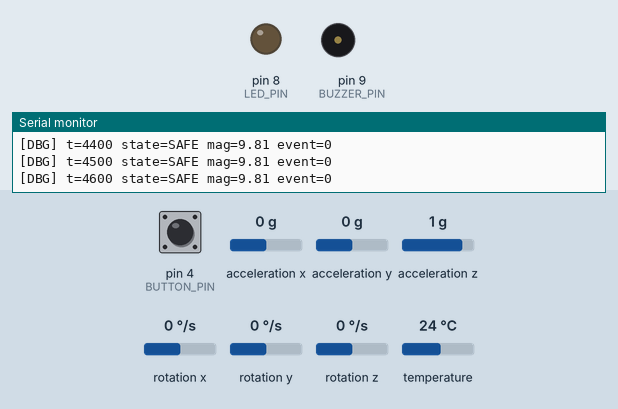
Recording of a sketch running on a simulated Arduino Uno, built with avr-gcc and run on an emulated ATmega328P. On the bench: output pins drawn as LEDs (lit = HIGH), buzzer (waves = sounding), the last lines printed to the serial monitor. The inputs (shaded band) are chosen by the test bench; at power-on: pin 4 (BUTTON_PIN) HIGH, acceleration x 0 g, acceleration y 0 g, acceleration z 1 g, rotation x 0 °/s, rotation y 0 °/s, rotation z 0 °/s, temperature 24 °C.

Above: at 4.7 s.
4.8 s: pin 4 (BUTTON_PIN) pulled LOW for 3.2 s
At 8.4 s:
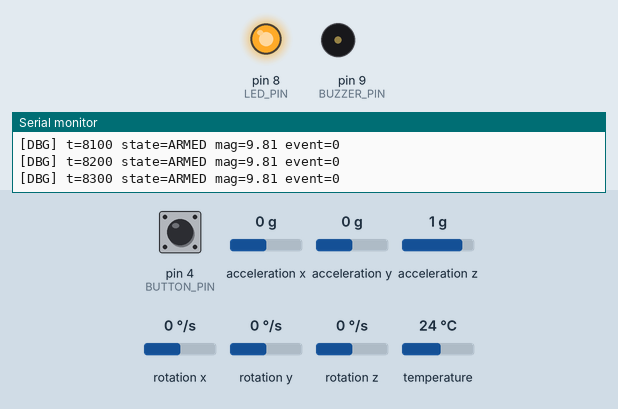
9.5 s: pin 4 (BUTTON_PIN) driven LOW
At 12.55 s:
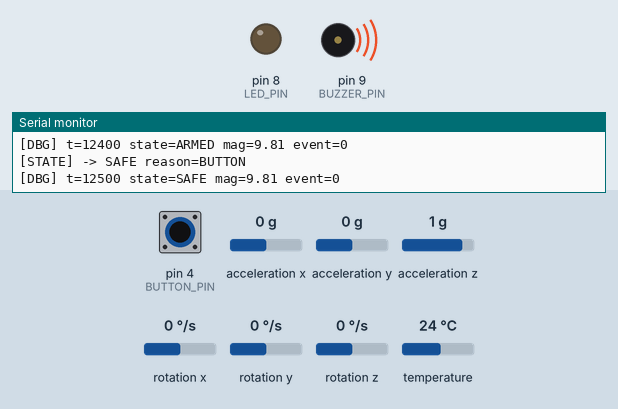
19.9 s: pin 4 (BUTTON_PIN) driven HIGH
At 21.0 s:
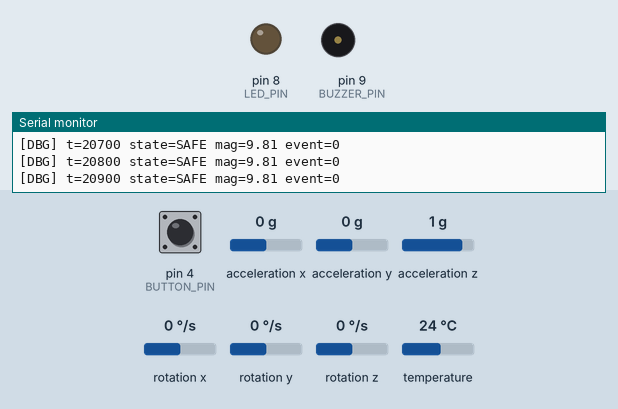
Timing chart, 0 to 22.9 s (numbered marks = the images above; inputs shaded):
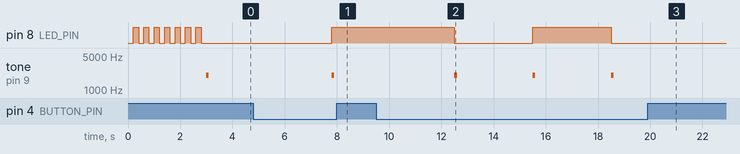

Measured:
- after the input at 4.8 s, pin 8 (LED_PIN): LOW → HIGH after 3.0 s; tone on pin 9 (BUZZER_PIN): silent → 2000 Hz after 3.0 s, → silent 0.10 s later
- after the input at 9.5 s, pin 8 (LED_PIN): HIGH → LOW after 3.0 s, → HIGH 3.0 s later, → LOW 3.0 s later; tone on pin 9 (BUZZER_PIN): alternates 2000 Hz for 0.10 s and silent for 2.9 s, starting after 3.0 s
- after the input at 19.9 s, pin 8 (LED_PIN): stays LOW (without the input it goes to HIGH after 1.6 s); tone on pin 9 (BUZZER_PIN): stops changing and stays silent
- by itself, pin 8 (LED_PIN): alternates HIGH for 0.20 s and LOW for 0.20 s, 14 changes in all, then stays LOW

The sketch:

answer.ino
```cpp
// P03 참고 정답
//
// P02에서 추가된 내용:
// - FLIGHT 상태 추가
// - 가속도 크기(accMag) + 유지시간(HOLD_MS)으로 발사 감지
// - accMag가 임계치를 일정 시간 넘을 때만 ARMED -> FLIGHT 전환
#include <Wire.h>
#include <Adafruit_MPU6050.h>
#include <Adafruit_Sensor.h>

enum State { BOOT, SAFE, ARMED, FLIGHT };

const int LED_PIN = 8;
const int BUTTON_PIN = 4;
const int BUZZER_PIN = 9;
const float THRESHOLD = 17.5;
const unsigned long HOLD_MS = 150;

State state = BOOT;
Adafruit_MPU6050 mpu;

float ax = 0, ay = 0, az = 0;
float accMag = 0;
unsigned long launchStartMs = 0;
unsigned long stateStartMs = 0;
unsigned long lastBlinkMs = 0;
unsigned long lastImuMs = 0;
unsigned long lastDebugMs = 0;

unsigned long pressStartMs = 0;
unsigned long buzzerOffAtMs = 0;
bool beepArmed = false;
bool ledOn = false;

const char* stateToStr(State s) {
  if (s == BOOT) return "BOOT";
  if (s == SAFE) return "SAFE";
  if (s == ARMED) return "ARMED";
  return "FLIGHT";
}

void startBeep(unsigned long ms) {
  tone(BUZZER_PIN, 2000);
  buzzerOffAtMs = millis() + ms;
  beepArmed = true;
}

void updateBuzzer(unsigned long now) {
  if (beepArmed && now >= buzzerOffAtMs) {
    noTone(BUZZER_PIN);
    beepArmed = false;
  }
}

void setState(State next, const char* reason) {
  // 상태 시각은 항상 갱신하고, 실제 전환일 때만 비프/로그를 남깁니다.
  bool changed = (state != next);
  state = next;
  stateStartMs = millis();

  if (!changed) return;
  startBeep(100);

  Serial.print("[STATE] -> ");
  Serial.print(stateToStr(next));
  Serial.print(" reason=");
  Serial.println(reason);
}

void updateButton(unsigned long now) {
  // SAFE/ARMED 롱프레스 전환: 누르고 있으면 3초마다 반복 전환합니다.
  // 수동 전환 시 발사 유지 타이머를 초기화합니다.
  int btn = digitalRead(BUTTON_PIN);
  if (btn == LOW) {
    if (pressStartMs == 0) pressStartMs = now;
    if (now - pressStartMs >= 3000) {
      if (state == SAFE) setState(ARMED, "BUTTON");
      else if (state == ARMED) setState(SAFE, "BUTTON");
      pressStartMs = now;
      launchStartMs = 0;
    }
  } else {
    pressStartMs = 0;
  }
}

void updateImu(unsigned long now) {
  // IMU를 50ms 주기로 읽습니다.
  if (now - lastImuMs < 50) return;
  lastImuMs = now;

  sensors_event_t a, g, t;
  mpu.getEvent(&a, &g, &t);
  ax = a.acceleration.x;
  ay = a.acceleration.y;
  az = a.acceleration.z;
  accMag = sqrt(ax * ax + ay * ay + az * az);
}

void updateIndicators(unsigned long now) {
  if (state == BOOT) {
    if (now - lastBlinkMs >= 200) {
      lastBlinkMs = now;
      ledOn = !ledOn;
      digitalWrite(LED_PIN, ledOn ? HIGH : LOW);
    }
    return;
  }
  digitalWrite(LED_PIN, state == SAFE ? LOW : HIGH);
}

void printDebug(unsigned long now) {
  // 100ms 주기로 디버그를 출력하고 event(임계치 초과 여부)를 포함합니다.
  if (now - lastDebugMs < 100) return;
  lastDebugMs = now;

  bool event = accMag > THRESHOLD;
  Serial.print("[DBG] t=");
  Serial.print(now);
  Serial.print(" state=");
  Serial.print(stateToStr(state));
  Serial.print(" mag=");
  Serial.print(accMag, 2);
  Serial.print(" event=");
  Serial.println(event ? 1 : 0);
}

void setup() {
  pinMode(LED_PIN, OUTPUT);
  pinMode(BUTTON_PIN, INPUT_PULLUP);
  pinMode(BUZZER_PIN, OUTPUT);

  Serial.begin(115200);
  Wire.begin();
  if (!mpu.begin()) {
    Serial.println("[ERR] MPU6050 init failed");
    while (1) {}
  }

  setState(BOOT, "INIT");
}

void loop() {
  unsigned long now = millis();
  updateBuzzer(now);

  if (state == BOOT && now - stateStartMs >= 3000) {
    setState(SAFE, "BOOT_DONE");
  }

  if (state != BOOT && state != FLIGHT) {
    updateButton(now);
  }

  updateImu(now);

  // 발사 판정 로직: 임계치 초과가 HOLD_MS 동안 유지되어야 전환합니다.
  if (state == ARMED) {
    if (accMag > THRESHOLD) {
      if (launchStartMs == 0) launchStartMs = now;
      if (now - launchStartMs >= HOLD_MS) {
        setState(FLIGHT, "IMU_HOLD");
        launchStartMs = 0;
      }
    } else {
      launchStartMs = 0;
    }
  }

  updateIndicators(now);
  printDebug(now);
}
```
